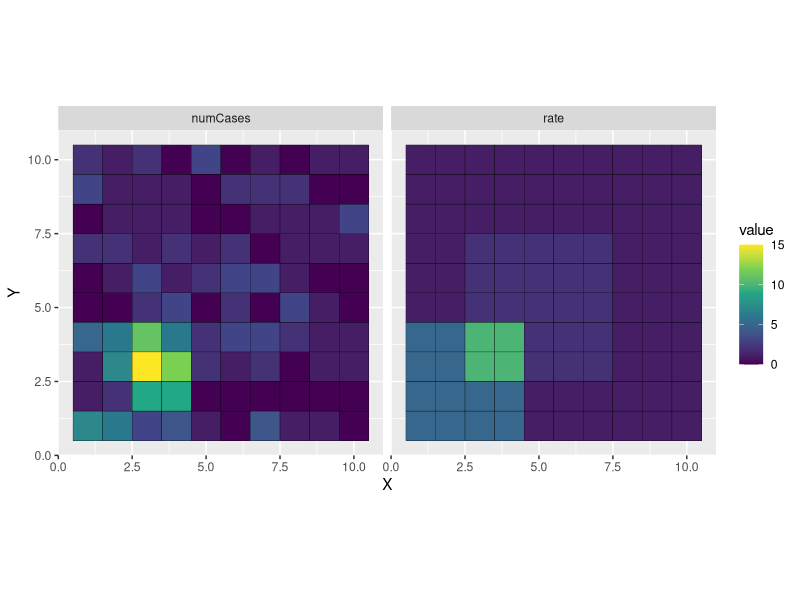
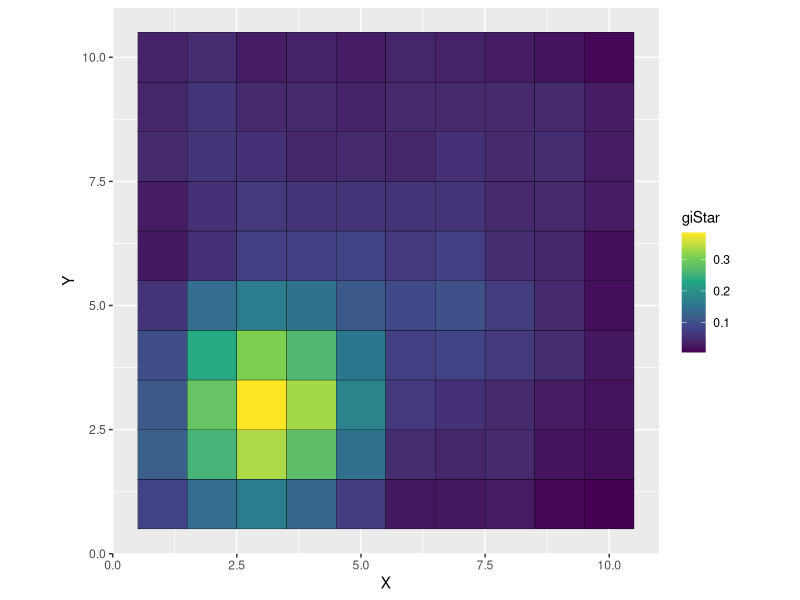
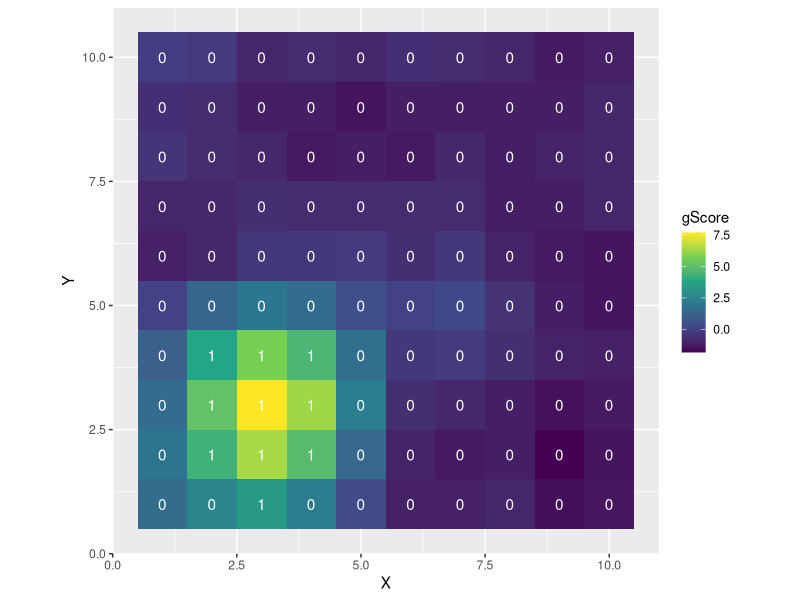

Write the R code that produced these figures, in order.
## ---- chunk 1
library(tidyverse)
library(spdep)
## ---- chunk 2
makeSquareGrid <- function(D) {
  x_coords <- 1:D
  y_coords <- 1:D

  ## The expand.grid function creates a data frame
  ## with all possible combinations of the
  ## input elements
  grid_df <- expand.grid(x_coords, y_coords)

  ## Set the variable names
  colnames(grid_df) <- c("X", "Y")

  ## Each cell also gets a unique ID from 1:D^2
  grid_df$cellID <- 1:nrow(grid_df)

  return(grid_df)
}
## ---- chunk 3
overlappingRiskGrid <- function(D, N, alpha = 1, bl_rr = 2.0, center_rr = 2.0) {
  grid_df <- makeSquareGrid(D)

  grid_df$N <- N

  ## This is the background, per-capita rate in each
  ## cell of our city
  baseline_per_capita <- alpha

  ## Here, we initialize a variable for the per-capita rate
  ## within each cell
  grid_df$rate <- 0

  ## Make the middle risk area 4 x 4 and the top-left area also 4x4

  center_low_xy <- round(D / 2) - 2
  center_high_xy <- round(D / 2) + 2

  ## This is filling in the per-capita rates for each cell
  ## as a function of where they are on the grid (assuming a 10 x 10 grid)
  grid_df <- grid_df %>%
    mutate(bl = case_when(between(X, 1, 4) & between(Y, 1, 4) ~ 1, #<1>
      .default = 0 #<1>
    )) %>% #<1>
    mutate(center = case_when(between(X, center_low_xy, center_high_xy) & between(Y, center_low_xy, center_high_xy) ~ 1, #<2>
      .default = 0 #<2>
    )) %>% #<2>
      mutate(rate = exp(log(alpha) + log(center_rr)*center + log(bl_rr)*bl)) #<3>

  ## Now we can also draw the number of cases observed in
  ## each grid celll
  grid_df <- grid_df %>% #<4>
    mutate(p_disease = 1 - exp(-rate / N)) #<4>

  ## Simulate the observed number of cases in each cell
  ## as a function of the population size (N) and probability of diseaw
  grid_df$numCases <- rbinom(nrow(grid_df), grid_df$N, grid_df$p_disease)

  return(grid_df)
}
## ---- chunk 4
D <- 10 # <1>
cityData <- overlappingRiskGrid(D, 100, 1, 5 , 2) # <2>
cityDataLong <- cityData %>% # <3>
  pivot_longer(c(rate, numCases)) # <3>

g <- ggplot(cityDataLong) + # <4>
  geom_tile(aes(x = X, y = Y, fill = value), colour = "black") + # <4>
  coord_equal() + # <4>
  facet_wrap(~name) + # <4>
  scale_fill_viridis_c() # <4>

plot(g)
## ---- chunk 5
gridNeighbors <- include.self( # <1> 
  cell2nb(D, D, type = "queen", torus = FALSE)
);

nbw <- nb2listw(gridNeighbors, style = "B") #<2>

num_loc <- length(nbw$neighbours) # <3>
gi_vals <- rep(0, num_loc) #<3>

totalCases <- sum(cityData$numCases) #<4>

for (i in 1:num_loc) { #<5>
  neighborIndices <- nbw$neighbours[[i]] #<6>
  weights <- nbw$weights[[i]] #<7> 
  gi_vals[[i]] <- sum(cityData$numCases[neighborIndices] *
    weights) / totalCases #<8>
}
## ---- chunk 6
cityData$giStar <- gi_vals
g <- ggplot(cityData) +
  geom_tile(aes(x = X, y = Y, fill = giStar), colour = "black") +
  coord_equal() +
  scale_fill_viridis_c()

plot(g)
## ---- chunk 7
gs <- sum(cityData$numCases*cityData$giStar)/sum(cityData$numCases)
print(gs)
## ---- chunk 8
gridNeighbors <- include.self(cell2nb(D, D, type = "queen", torus = FALSE))
xyc <- attr(gridNeighbors, "region.id")

## Extracts the x,y coords of each cell
xy <- matrix(as.integer(unlist(strsplit(xyc, ":"))), ncol = 2, byrow = TRUE)

xy <- data.frame(x = xy[, 1], y = xy[, 2])

gridNeighborList <- nb2listw(gridNeighbors, zero.policy = TRUE, style = "B")

localGEst <- localG(cityData$numCases, gridNeighborList)

cityData$cluster <- attr(localGEst, "cluster")
cityData$gScore <- as.vector(localGEst)
cityData$sig <- as.numeric(abs(as.vector(localGEst)) > 3.2)
## ---- chunk 9
g <- ggplot(cityData, aes(x = X, y = Y)) +
  geom_tile(aes(fill = gScore)) +
  geom_text(aes(label = sig), color = "white") +
  coord_equal() +
  scale_fill_viridis_c()

plot(g)
